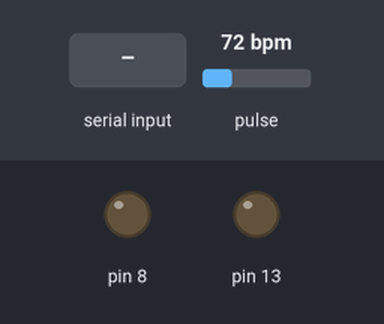
This sketch was run on a simulated Arduino Uno, built with avr-gcc and run on an emulated ATmega328P. On the bench: output pins drawn as LEDs (lit = HIGH). The inputs (shaded band) are chosen by the test bench; at power-on: pulse 72 bpm. What the sketch prints to the serial monitor is not drawn.

Above: at 1.2 s.
1.3 s: "Having Diabetes\n" received over Serial
At 2.1 s:
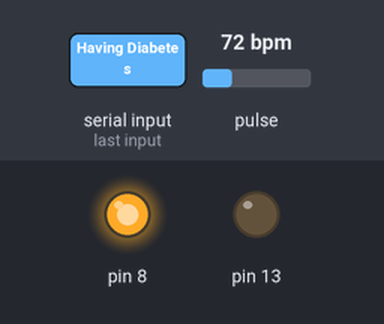
Timing chart, 0 to 4.3 s (numbered marks = the images above; inputs shaded):
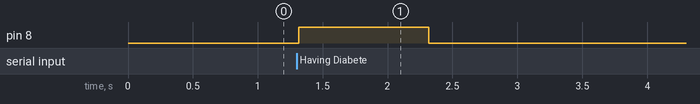

Measured:
- after the input at 1.3 s, pin 8: LOW → HIGH at once, → LOW 1.0 s later

The sketch:

finalcode.ino
```cpp
#define USE_ARDUINO_INTERRUPTS true
#include <PulseSensorPlayground.h>

String receivedData;

const int PulseWire = A0;       // Connect the PulseSensor to ANALOG PIN A0
int Threshold = 550;

PulseSensorPlayground pulseSensor;

void setup() {
  pinMode(13, OUTPUT);
  pinMode(8, OUTPUT);

  Serial.begin(9600);
  Serial.setTimeout(10);

 // pulseSensor.analogInput(PulseWire);
  pulseSensor.setThreshold(Threshold);

  if (pulseSensor.begin()) {
//    Serial.println("PulseSensor object created!");
  }
}

void loop() {
  if (Serial.available() > 0) {
    receivedData = Serial.readStringUntil('\n');

    if (receivedData == "Having Diabetes") {
      digitalWrite(8, HIGH);
      delay(1000);
      digitalWrite(8, LOW);}
    // } else if (receivedData == "Hypertension Stage 2") {
    //   digitalWrite(8, HIGH);
    //   delay(2000);
    //   digitalWrite(8, LOW);
    // }
  }

// int value =analogRead(PulseWire);
// Serial.println(value);
  if (pulseSensor.sawStartOfBeat()) {
    int myBPM = pulseSensor.getBeatsPerMinute();
//    Serial.print("BPM: ");
    Serial.println(myBPM);
  }

  delay(20);
}
```
